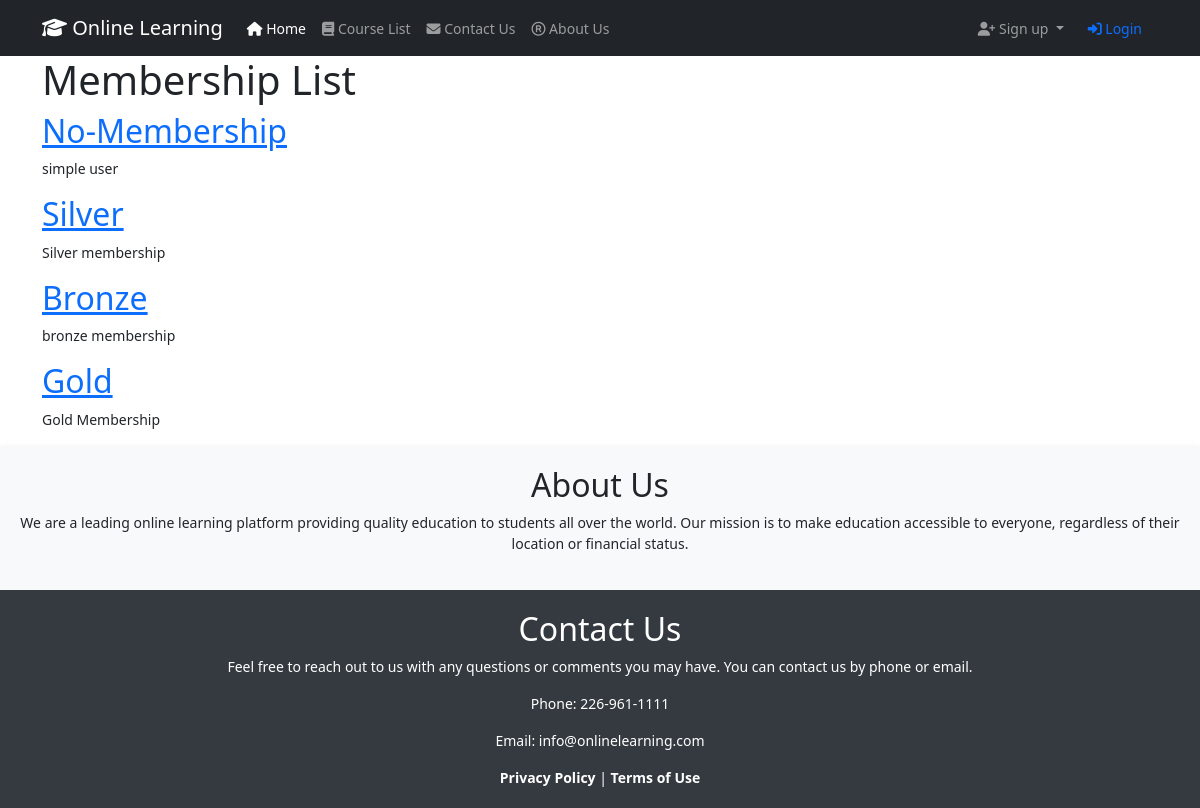
The app's page /memberships/ with its own data.
### WhiteboardApp/models.py (models this page shows, shortened)
class Membership(models.Model):
    MEMBERSHIP_CHOICES = (
        ('no', 'No-Membership'),
        ('gold', 'Gold'),
        ('silver', 'Silver'),
        ('bronze', 'Bronze'),
    )
    name = models.CharField(max_length=100, choices=MEMBERSHIP_CHOICES)
    description = models.TextField()
    price = models.DecimalField(max_digits=8, decimal_places=2)
    benefits = models.TextField()

### WhiteboardApp/views.py (the view)
# urls.py: path('memberships/', views.membership_list, name='membership-list'),
def membership_list(request):
    memberships = Membership.objects.all()
    return render(request, 'MembershipTemplates/membership_list.html', {'memberships': memberships})

### templates/MembershipTemplates/membership_list.html (shortened to what this page needs)
{% extends "base.html" %}
{% block content %}
    <h1>Membership List</h1>
    {% for membership in memberships %}
        <h2><a href="{% url 'WhiteboardApp:membership-detail' membership.pk %}">{{ membership.get_name_display }}</a>
        </h2>
        <p>{{ membership.description }}</p>
    {% endfor %}
{% endblock %}

### static/css/base.css (style rules this page uses)
body { font-size: 14px; }

### records on screen
Membership: name "No-Membership", description "simple user"
Membership: name "Silver", description "Silver membership"
Membership: name "Bronze", description "bronze membership"
Membership: name "Gold", description "Gold Membership"
